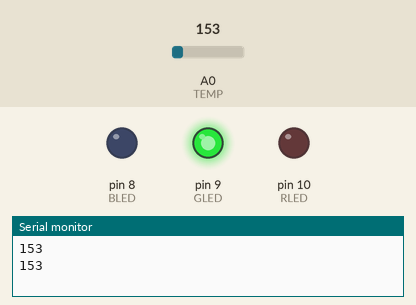
A sketch run on a simulated Arduino Uno, built with avr-gcc and run on an emulated ATmega328P. Parts: output pins drawn as LEDs (lit = HIGH), the last lines printed to the serial monitor. Inputs (shaded band) come from the test bench; at power-on: A0 (TEMP) = 153.

Above: at 1.8 s.
1.9 s: A0 (TEMP) set to 162
At 3.5 s:
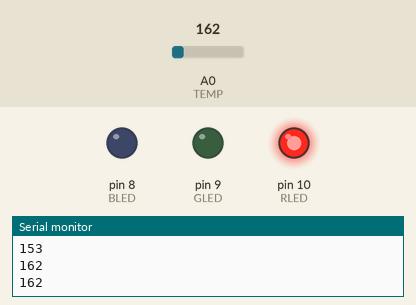
4.5 s: A0 (TEMP) set to 133
At 7.1 s:
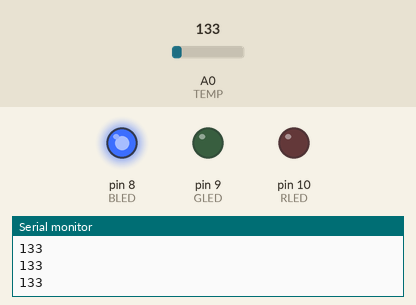
7.5 s: A0 (TEMP) set to 165
At 9.3 s:
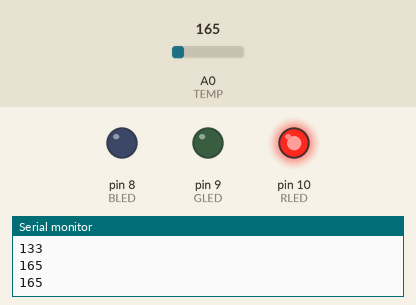
10.5 s: A0 (TEMP) set to 114
At 12.9 s:
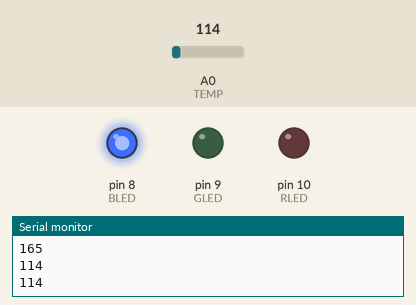
Timing chart, 0 to 14.4 s (numbered marks = the images above; inputs shaded):
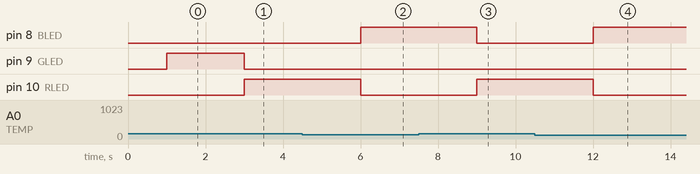

Measured:
- the behaviour switches between 153 and 154 on A0 (TEMP) (found by bisection; images 0 and 1)
- after the input at 1.9 s, pin 9 (GLED): HIGH → LOW after 1.1 s; pin 10 (RLED): LOW → HIGH after 1.1 s
- after the input at 4.5 s, pin 8 (BLED): LOW → HIGH after 1.5 s; pin 10 (RLED): HIGH → LOW after 1.5 s
- after the input at 7.5 s, pin 8 (BLED): HIGH → LOW after 1.5 s; pin 10 (RLED): LOW → HIGH after 1.5 s
- after the input at 10.5 s, pin 8 (BLED): LOW → HIGH after 1.5 s; pin 10 (RLED): HIGH → LOW after 1.5 s

The sketch:

sketch_chtenie_dannyh_temperatury.ino
```cpp
/* Температурный оповещатель с датчиком TMP36 на 24 град. С v1.0 */

const int BLED = 8;               // Определение порта для BLED
const int GLED = 9;               // Определение порта для GLED
const int RLED = 10;              // Определение порта для RLED
const int TEMP = 0;               // Определение порта для входа датчика температуры TEMP

const int LOWER_BOUND = 151;      // Нижний порог температуры
const int UPPER_BOUND = 153;      // Верхний порог температуры
int val = 0;                      // Переменная для хранения аналогового значения

void setup() {
  Serial.begin(9600);             // Настройка скорости передачи данных на порт компьютера

  pinMode(BLED, OUTPUT);          // Конфигурация порта BLED как выход
  pinMode(GLED, OUTPUT);          // Конфигурация порта GLED как выход
  pinMode(RLED, OUTPUT);          // Конфигурация порта RLED как выход
}

void loop() {
 val = analogRead(TEMP);          // Считывание данных с аналогового датчика температуры

 Serial.println(val);             // Вывод на компьютер данных датчика температуры
 delay(1000);                     // Задержка вывода данных на компьютер для чтения

 if (val < LOWER_BOUND) {         // Если температура ниже нижнего порога...
  digitalWrite(RLED, LOW);
  digitalWrite(GLED, LOW);
  digitalWrite(BLED, HIGH);
 }
 else if (val > UPPER_BOUND) {    //...иначе, если температура выше верхнего порога...
  digitalWrite(RLED, HIGH);
  digitalWrite(GLED, LOW);
  digitalWrite(BLED, LOW);
 }
 else {                           //...иначе...
  digitalWrite(RLED, LOW);
  digitalWrite(GLED, HIGH);
  digitalWrite(BLED, LOW);
 }
}
```
